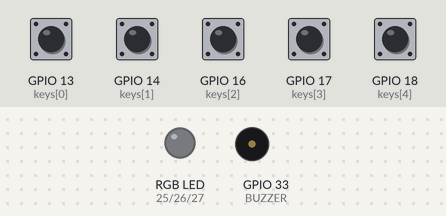
Recording of a sketch running on a simulated ESP32. On the bench: an RGB LED mixed from three pins (HIGH = lit), buzzer (waves = sounding). The inputs (shaded band) are chosen by the test bench; at power-on: GPIO 13 (keys[0]), GPIO 14 (keys[1]), GPIO 16 (keys[2]), GPIO 17 (keys[3]), GPIO 18 (keys[4]) HIGH.

Above: at 1.2 s.
1.3 s: GPIO 13 (keys[0]) pulled LOW for 0.15 s
At 1.38 s:
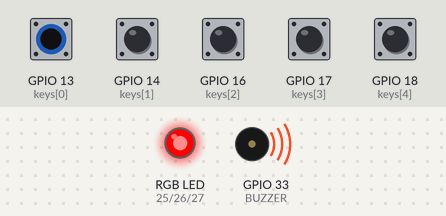
2.9 s: GPIO 14 (keys[1]) pulled LOW for 0.15 s
At 2.97 s:
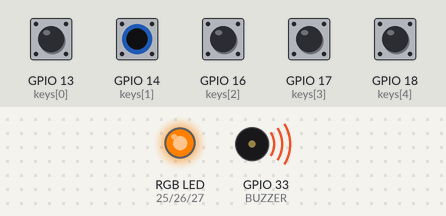
4.5 s: GPIO 16 (keys[2]) pulled LOW for 0.15 s
At 4.57 s:
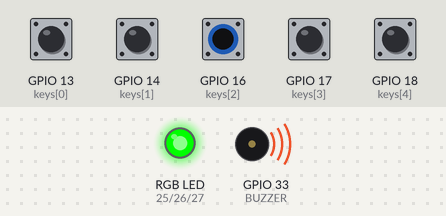
6.1 s: GPIO 17 (keys[3]) pulled LOW for 0.15 s
At 6.17 s:
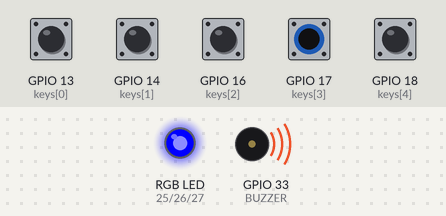
7.7 s: GPIO 18 (keys[4]) pulled LOW for 0.15 s
At 7.78 s:
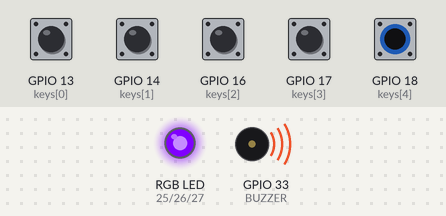
9.3 s: GPIO 13 (keys[0]) pulled LOW for 1 s
At 10.1 s:
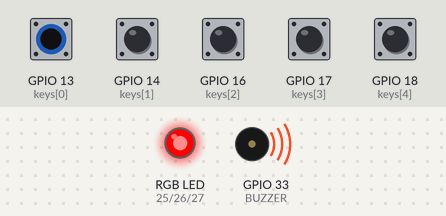
Timing chart, 0 to 12.3 s (numbered marks = the images above; inputs shaded):
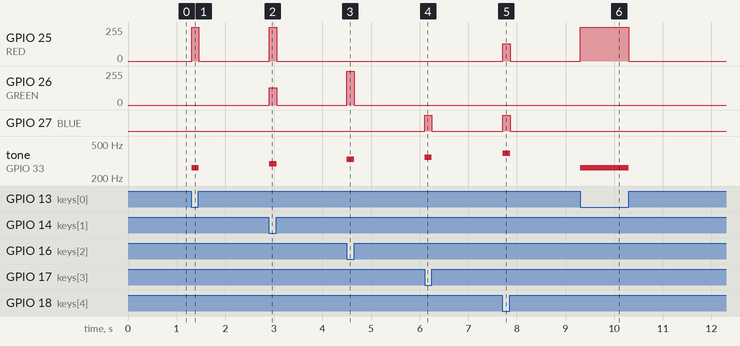

The sketch:

L06_PianoLights.ino
```cpp
// Lesson 6 challenge solution: piano with coloured lights
// Passive buzzer on 33, buttons on 13, 14, 16, 17, 18,
// RGB LED on 25/26/27 (from Lesson 5).

const int BUZZER = 33;
const int RED = 25;
const int GREEN = 26;
const int BLUE = 27;

int keys[] = {13, 14, 16, 17, 18};
int freqs[] = {262, 294, 330, 349, 392};
int colors[5][3] = {
  {255, 0, 0}, {255, 128, 0}, {0, 255, 0}, {0, 0, 255}, {128, 0, 255}
};
int lastKey = -1;

void setColor(int r, int g, int b) {
  analogWrite(RED, r);
  analogWrite(GREEN, g);
  analogWrite(BLUE, b);
}

void setup() {
  for (int i = 0; i < 5; i++) {
    pinMode(keys[i], INPUT_PULLUP);
  }
}

void loop() {
  int key = -1;
  for (int i = 0; i < 5; i++) {
    if (digitalRead(keys[i]) == LOW) {
      key = i;
    }
  }

  if (key != lastKey) {
    if (key >= 0) {
      tone(BUZZER, freqs[key]);
      setColor(colors[key][0], colors[key][1], colors[key][2]);
    } else {
      noTone(BUZZER);
      setColor(0, 0, 0);
    }
    lastKey = key;
  }
  delay(10);
}
```

Measured:
- after the input at 1.3 s, GPIO 25 (RED): 0/255 → 255/255 at once, → 0/255 0.15 s later; tone on GPIO 33 (BUZZER): silent → 262 Hz at once, → silent 0.15 s later
- after the input at 2.9 s, GPIO 25 (RED): 0/255 → 255/255 at once, → 0/255 0.15 s later; GPIO 26 (GREEN): 0/255 → 128/255 at once, → 0/255 0.15 s later; tone on GPIO 33 (BUZZER): silent → 294 Hz at once, → silent 0.15 s later
- after the input at 4.5 s, GPIO 26 (GREEN): 0/255 → 255/255 at once, → 0/255 0.15 s later; tone on GPIO 33 (BUZZER): silent → 330 Hz at once, → silent 0.15 s later
- after the input at 6.1 s, GPIO 27 (BLUE): LOW → HIGH at once, → LOW 0.15 s later; tone on GPIO 33 (BUZZER): silent → 349 Hz at once, → silent 0.15 s later
- after the input at 7.7 s, GPIO 25 (RED): 0/255 → 128/255 at once, → 0/255 0.15 s later; GPIO 27 (BLUE): LOW → HIGH at once, → LOW 0.15 s later; tone on GPIO 33 (BUZZER): silent → 392 Hz at once, → silent 0.15 s later
- after the input at 9.3 s, GPIO 25 (RED): 0/255 → 255/255 at once, → 0/255 0.99 s later; tone on GPIO 33 (BUZZER): silent → 262 Hz at once, → silent 0.99 s later
